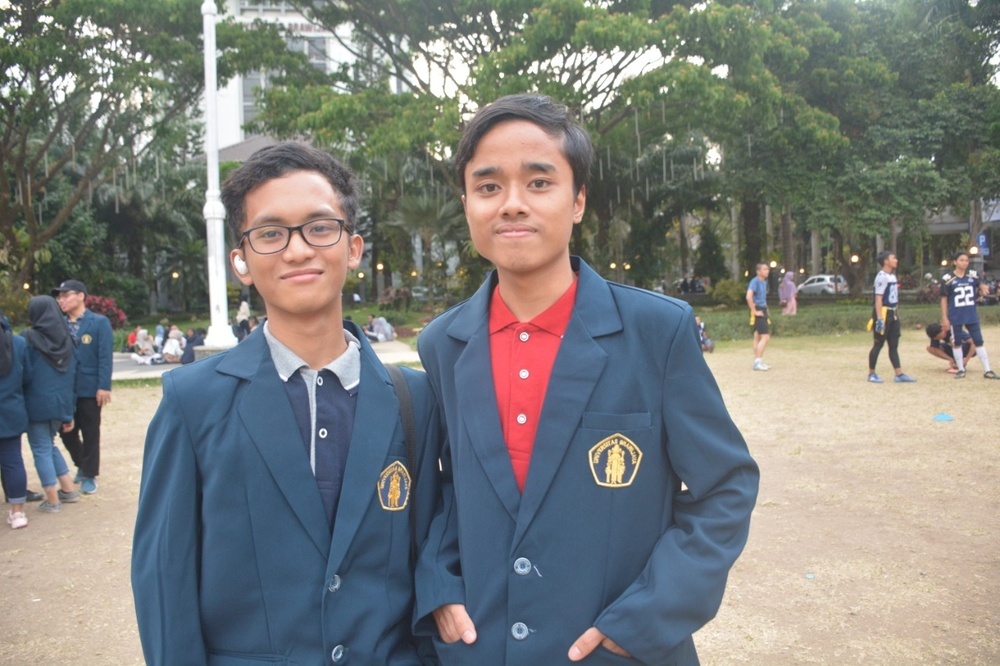
#> input picture test1.jpeg, 1000 x 666 px, shrunk from 1280 x 853 before the run
$ python detector.py
#> lines starting #> are read from the running program, lines starting #| are printed output that depends on the picture; after the words box and inside, x2 and y2 are one past the last pixel; in counts of white or black regions, pixels touching at a corner belong together

import cv2

# Load the cascade
face_cascade = cv2.CascadeClassifier('haarcascade_frontalface_default.xml')
# Read the input image
img = cv2.imread('test1.jpeg')
#> img is the input picture: shape (666, 1000, 3); mean B, G, R 124.4, 127.3, 125.1
# Convert into grayscale
gray = cv2.cvtColor(img, cv2.COLOR_BGR2GRAY)
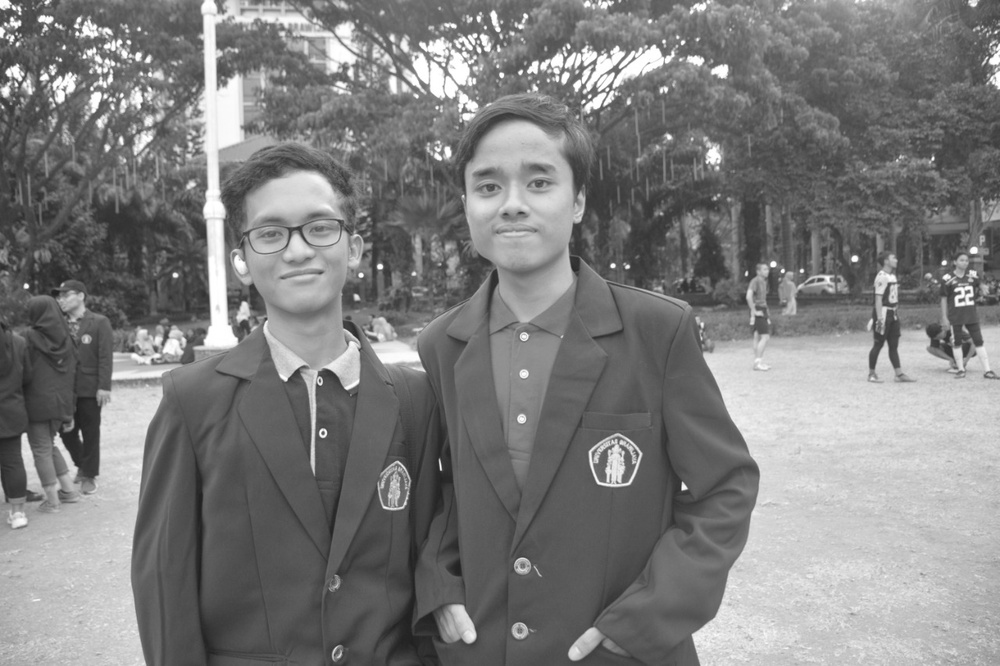
#> gray: shape (666, 1000); min 28, max 255, mean 126.3
# Detect faces
faces = face_cascade.detectMultiScale(gray, 1.4, 8)
#> faces = [[479, 294, 92, 92], [449, 130, 129, 129], [236, 177, 129, 129]]
# Draw rectangle around the faces
for (x, y, w, h) in faces:
    cv2.rectangle(img, (x, y), (x+w, y+h), (255, 0, 0), 2)
#> this loop made 3 passes
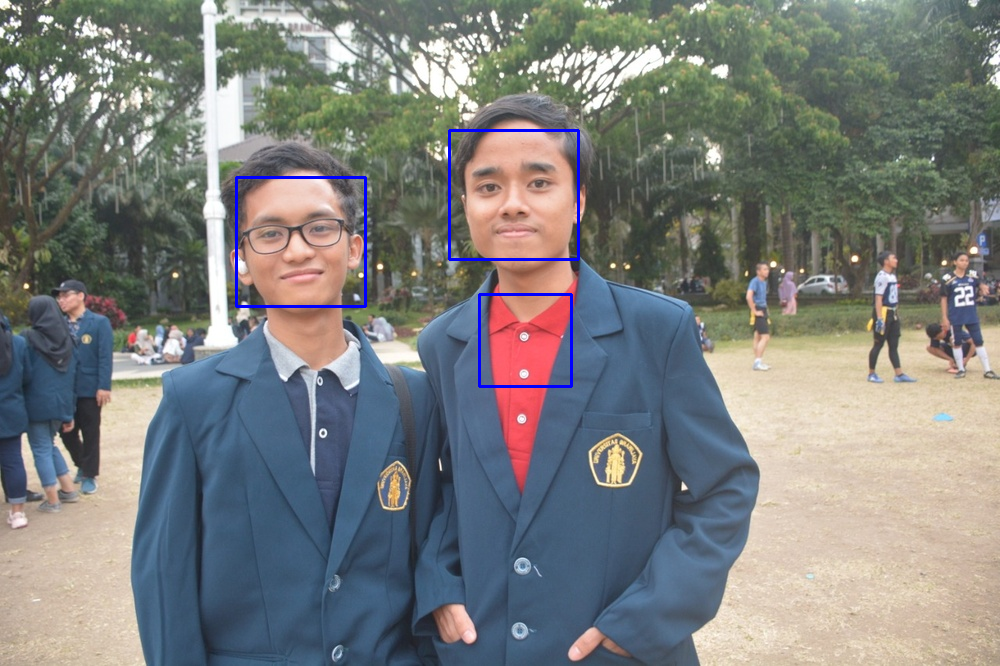
#> img: shape (666, 1000, 3); 0.63% of pixels changed, all inside (x1, y1, x2, y2) = (235, 129, 580, 388)
# Display the output
cv2.imshow('img', img)
cv2.waitKey()

$ run again, with tesr2.jpeg copied over test1.jpeg
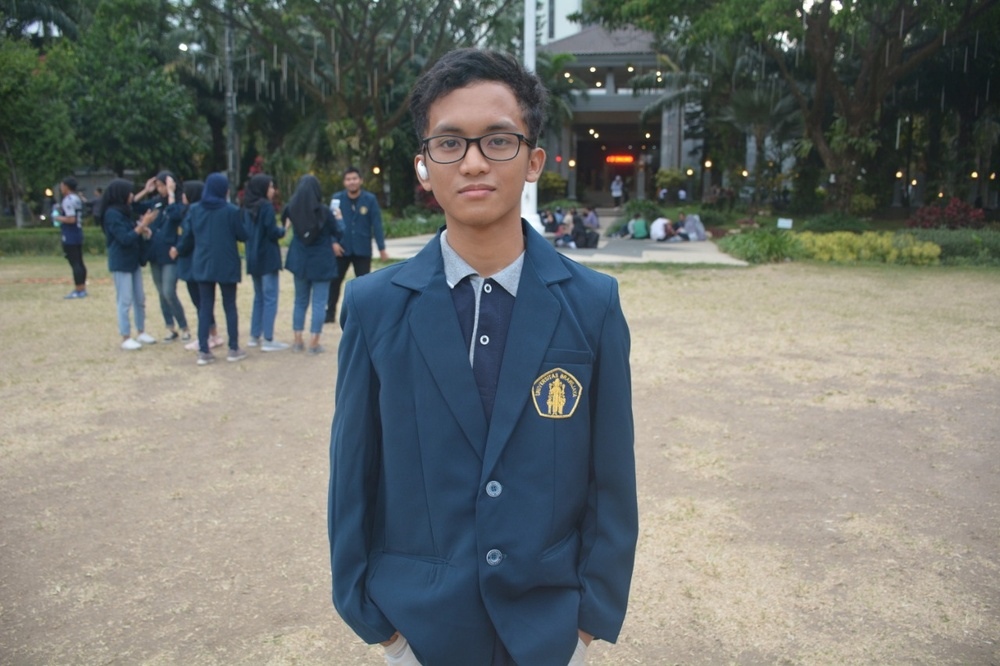
#> input picture tesr2.jpeg, 1000 x 666 px, shrunk from 1280 x 853 before the run
#> img is the input picture: shape (666, 1000, 3); mean B, G, R 112.3, 116.8, 113.5
#> `gray = cv2.cvtColor(img, cv2.COLOR_BGR2GRAY)`:
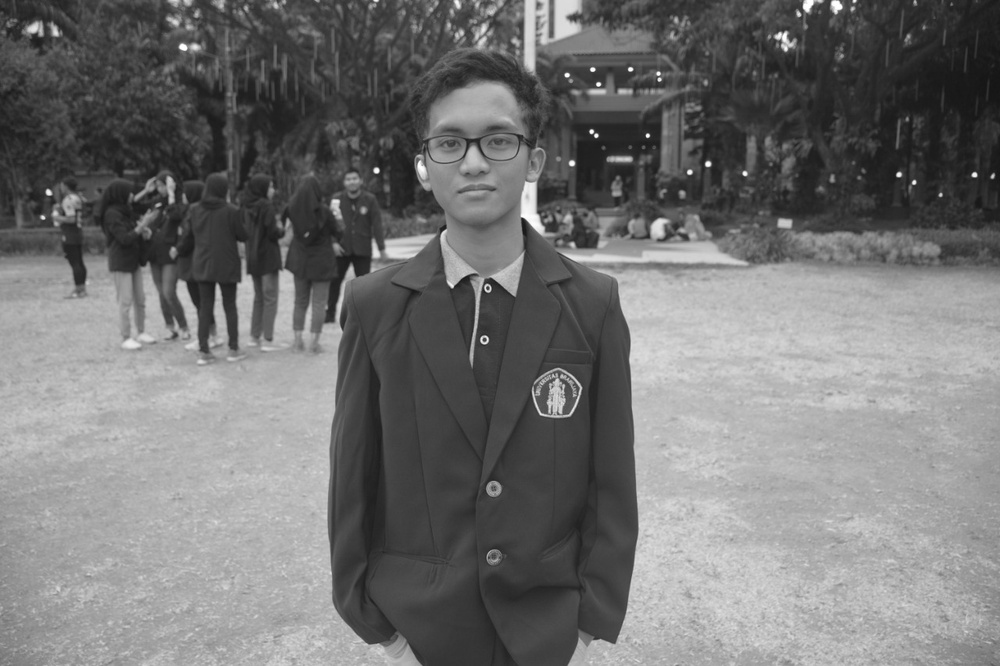
#> gray: shape (666, 1000); min 20, max 255, mean 115.3
#> faces = [[410, 91, 129, 129]]
#> the loop `for (x, y, w, h) in faces:` made 1 pass
#> after the loop `for (x, y, w, h) in faces:`:
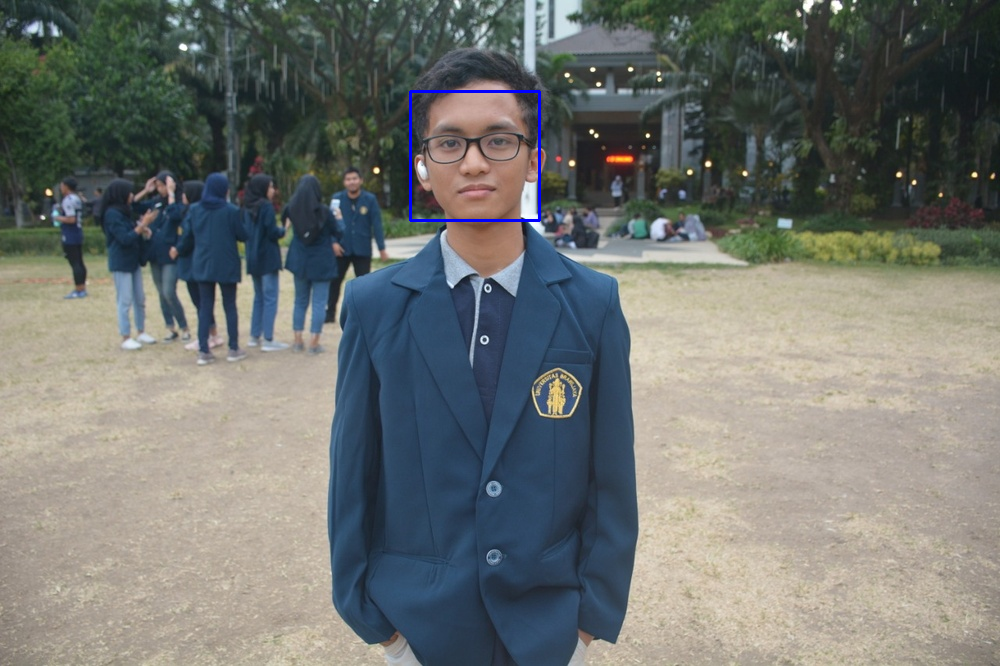
#> img: shape (666, 1000, 3); 0.23% of pixels changed, all inside (x1, y1, x2, y2) = (409, 90, 541, 222)
